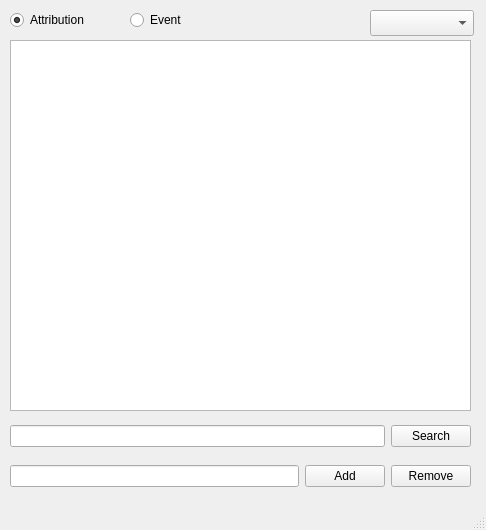
<?xml version="1.0" encoding="UTF-8"?>
<ui version="4.0">
 <class>ListWindow</class>
 <widget class="QMainWindow" name="ListWindow">
  <property name="geometry">
   <rect>
    <x>0</x>
    <y>0</y>
    <width>486</width>
    <height>530</height>
   </rect>
  </property>
  <property name="maximumSize">
   <size>
    <width>486</width>
    <height>530</height>
   </size>
  </property>
  <property name="windowTitle">
   <string>Macro List</string>
  </property>
  <widget class="QWidget" name="centralwidget">
   <widget class="QListView" name="listView">
    <property name="geometry">
     <rect>
      <x>10</x>
      <y>40</y>
      <width>461</width>
      <height>371</height>
     </rect>
    </property>
   </widget>
   <widget class="QRadioButton" name="radioButton">
    <property name="geometry">
     <rect>
      <x>10</x>
      <y>10</y>
      <width>100</width>
      <height>20</height>
     </rect>
    </property>
    <property name="text">
     <string>Attribution</string>
    </property>
    <property name="checked">
     <bool>true</bool>
    </property>
   </widget>
   <widget class="QRadioButton" name="radioButton_2">
    <property name="geometry">
     <rect>
      <x>130</x>
      <y>10</y>
      <width>100</width>
      <height>20</height>
     </rect>
    </property>
    <property name="text">
     <string>Event</string>
    </property>
   </widget>
   <widget class="QComboBox" name="comboBox">
    <property name="geometry">
     <rect>
      <x>370</x>
      <y>10</y>
      <width>104</width>
      <height>26</height>
     </rect>
    </property>
   </widget>
   <widget class="QWidget" name="horizontalLayoutWidget">
    <property name="geometry">
     <rect>
      <x>10</x>
      <y>420</y>
      <width>461</width>
      <height>33</height>
     </rect>
    </property>
    <layout class="QHBoxLayout" name="horizontalLayout">
     <item>
      <widget class="QLineEdit" name="lineEdit"/>
     </item>
     <item>
      <widget class="QPushButton" name="pushButton">
       <property name="text">
        <string>Search</string>
       </property>
      </widget>
     </item>
    </layout>
   </widget>
   <widget class="QWidget" name="horizontalLayoutWidget_2">
    <property name="geometry">
     <rect>
      <x>10</x>
      <y>460</y>
      <width>461</width>
      <height>33</height>
     </rect>
    </property>
    <layout class="QHBoxLayout" name="horizontalLayout_2">
     <item>
      <widget class="QLineEdit" name="lineEdit_2"/>
     </item>
     <item>
      <widget class="QPushButton" name="pushButton_2">
       <property name="text">
        <string>Add</string>
       </property>
      </widget>
     </item>
     <item>
      <widget class="QPushButton" name="pushButton_3">
       <property name="text">
        <string>Remove</string>
       </property>
      </widget>
     </item>
    </layout>
   </widget>
  </widget>
  <widget class="QStatusBar" name="statusbar"/>
 </widget>
 <resources/>
 <connections/>
</ui>
